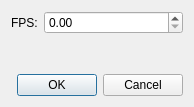
<?xml version="1.0" encoding="UTF-8"?>
<ui version="4.0">
 <class>FPSDialog</class>
 <widget class="QDialog" name="FPSDialog">
  <property name="geometry">
   <rect>
    <x>0</x>
    <y>0</y>
    <width>194</width>
    <height>107</height>
   </rect>
  </property>
  <property name="windowTitle">
   <string>Change FPS</string>
  </property>
  <layout class="QVBoxLayout" name="verticalLayout">
   <item>
    <layout class="QFormLayout" name="formLayout">
     <item row="0" column="0">
      <widget class="QLabel" name="fpsLabel">
       <property name="text">
        <string>FPS:</string>
       </property>
      </widget>
     </item>
     <item row="0" column="1">
      <widget class="QDoubleSpinBox" name="fpsDoubleSpinBox">
       <property name="maximum">
        <double>999.990000000000009</double>
       </property>
      </widget>
     </item>
    </layout>
   </item>
   <item>
    <widget class="QDialogButtonBox" name="buttonBox">
     <property name="orientation">
      <enum>Qt::Horizontal</enum>
     </property>
     <property name="standardButtons">
      <set>QDialogButtonBox::Cancel|QDialogButtonBox::Ok</set>
     </property>
    </widget>
   </item>
  </layout>
 </widget>
 <resources/>
 <connections>
  <connection>
   <sender>buttonBox</sender>
   <signal>accepted()</signal>
   <receiver>FPSDialog</receiver>
   <slot>accept()</slot>
   <hints>
    <hint type="sourcelabel">
     <x>248</x>
     <y>254</y>
    </hint>
    <hint type="destinationlabel">
     <x>157</x>
     <y>274</y>
    </hint>
   </hints>
  </connection>
  <connection>
   <sender>buttonBox</sender>
   <signal>rejected()</signal>
   <receiver>FPSDialog</receiver>
   <slot>reject()</slot>
   <hints>
    <hint type="sourcelabel">
     <x>316</x>
     <y>260</y>
    </hint>
    <hint type="destinationlabel">
     <x>286</x>
     <y>274</y>
    </hint>
   </hints>
  </connection>
 </connections>
</ui>
